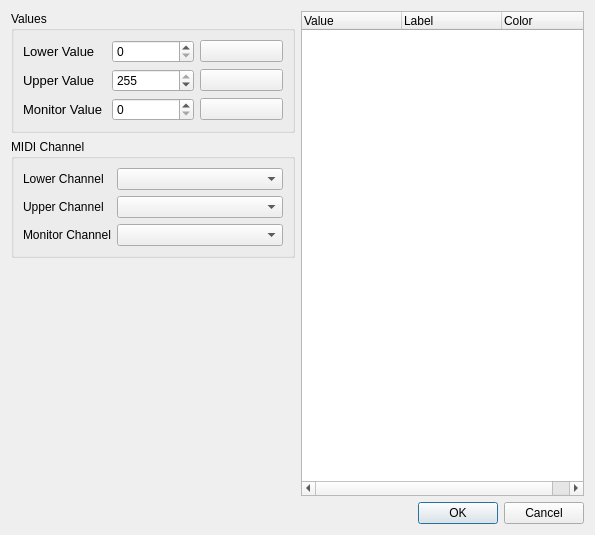
<?xml version="1.0" encoding="UTF-8"?>
<ui version="4.0">
 <class>CustomFeedbacksDialog</class>
 <widget class="QDialog" name="CustomFeedbacksDialog">
  <property name="geometry">
   <rect>
    <x>0</x>
    <y>0</y>
    <width>595</width>
    <height>535</height>
   </rect>
  </property>
  <property name="windowTitle">
   <string>Custom Feedbacks Configuration</string>
  </property>
  <layout class="QGridLayout" name="gridLayout_2">
   <item row="0" column="1" rowspan="3">
    <widget class="QTreeWidget" name="m_profileColorsTree">
     <column>
      <property name="text">
       <string>Value</string>
      </property>
     </column>
     <column>
      <property name="text">
       <string>Label</string>
      </property>
     </column>
     <column>
      <property name="text">
       <string>Color</string>
      </property>
     </column>
    </widget>
   </item>
   <item row="0" column="0">
    <widget class="QGroupBox" name="groupBox">
     <property name="sizePolicy">
      <sizepolicy hsizetype="Expanding" vsizetype="Preferred">
       <horstretch>0</horstretch>
       <verstretch>0</verstretch>
      </sizepolicy>
     </property>
     <property name="title">
      <string>Values</string>
     </property>
     <layout class="QGridLayout" name="gridLayout">
      <item row="0" column="0">
       <widget class="QLabel" name="m_lowerLabel">
        <property name="font">
         <font>
          <pointsize>10</pointsize>
         </font>
        </property>
        <property name="text">
         <string>Lower Value</string>
        </property>
       </widget>
      </item>
      <item row="2" column="1">
       <widget class="QSpinBox" name="m_monitorSpin">
        <property name="maximum">
         <number>255</number>
        </property>
       </widget>
      </item>
      <item row="0" column="1">
       <widget class="QSpinBox" name="m_lowerSpin">
        <property name="maximum">
         <number>255</number>
        </property>
       </widget>
      </item>
      <item row="2" column="0">
       <widget class="QLabel" name="m_monitorLabel">
        <property name="font">
         <font>
          <pointsize>10</pointsize>
         </font>
        </property>
        <property name="text">
         <string>Monitor Value</string>
        </property>
       </widget>
      </item>
      <item row="1" column="0">
       <widget class="QLabel" name="m_upperLabel">
        <property name="font">
         <font>
          <pointsize>10</pointsize>
         </font>
        </property>
        <property name="text">
         <string>Upper Value</string>
        </property>
       </widget>
      </item>
      <item row="1" column="1">
       <widget class="QSpinBox" name="m_upperSpin">
        <property name="minimum">
         <number>0</number>
        </property>
        <property name="maximum">
         <number>255</number>
        </property>
        <property name="value">
         <number>255</number>
        </property>
       </widget>
      </item>
      <item row="0" column="2">
       <widget class="QPushButton" name="m_lowerColor">
        <property name="toolTip">
         <string>Color Selection</string>
        </property>
        <property name="text">
         <string notr="true"/>
        </property>
       </widget>
      </item>
      <item row="1" column="2">
       <widget class="QPushButton" name="m_upperColor">
        <property name="toolTip">
         <string>Color Selection</string>
        </property>
        <property name="text">
         <string notr="true"/>
        </property>
       </widget>
      </item>
      <item row="2" column="2">
       <widget class="QPushButton" name="m_monitorColor">
        <property name="toolTip">
         <string>Color Selection</string>
        </property>
        <property name="text">
         <string notr="true"/>
        </property>
       </widget>
      </item>
     </layout>
    </widget>
   </item>
   <item row="2" column="0">
    <spacer name="verticalSpacer">
     <property name="orientation">
      <enum>Qt::Vertical</enum>
     </property>
     <property name="sizeHint" stdset="0">
      <size>
       <width>20</width>
       <height>40</height>
      </size>
     </property>
    </spacer>
   </item>
   <item row="3" column="0" colspan="2">
    <widget class="QDialogButtonBox" name="buttonBox">
     <property name="orientation">
      <enum>Qt::Horizontal</enum>
     </property>
     <property name="standardButtons">
      <set>QDialogButtonBox::Cancel|QDialogButtonBox::Ok</set>
     </property>
    </widget>
   </item>
   <item row="1" column="0">
    <widget class="QGroupBox" name="m_midiChannelGroup">
     <property name="title">
      <string>MIDI Channel</string>
     </property>
     <layout class="QGridLayout" name="gridLayout_3">
      <item row="1" column="0">
       <widget class="QLabel" name="label_2">
        <property name="text">
         <string>Upper Channel</string>
        </property>
       </widget>
      </item>
      <item row="0" column="0">
       <widget class="QLabel" name="label">
        <property name="sizePolicy">
         <sizepolicy hsizetype="Minimum" vsizetype="Preferred">
          <horstretch>0</horstretch>
          <verstretch>0</verstretch>
         </sizepolicy>
        </property>
        <property name="text">
         <string>Lower Channel</string>
        </property>
       </widget>
      </item>
      <item row="0" column="1">
       <widget class="QComboBox" name="m_lowerChannelCombo">
        <property name="sizePolicy">
         <sizepolicy hsizetype="MinimumExpanding" vsizetype="Fixed">
          <horstretch>0</horstretch>
          <verstretch>0</verstretch>
         </sizepolicy>
        </property>
       </widget>
      </item>
      <item row="1" column="1">
       <widget class="QComboBox" name="m_upperChannelCombo"/>
      </item>
      <item row="2" column="0">
       <widget class="QLabel" name="label_3">
        <property name="text">
         <string>Monitor Channel</string>
        </property>
       </widget>
      </item>
      <item row="2" column="1">
       <widget class="QComboBox" name="m_monitorChannelCombo"/>
      </item>
     </layout>
    </widget>
   </item>
  </layout>
 </widget>
 <resources/>
 <connections>
  <connection>
   <sender>buttonBox</sender>
   <signal>accepted()</signal>
   <receiver>CustomFeedbacksDialog</receiver>
   <slot>accept()</slot>
   <hints>
    <hint type="sourcelabel">
     <x>248</x>
     <y>254</y>
    </hint>
    <hint type="destinationlabel">
     <x>157</x>
     <y>274</y>
    </hint>
   </hints>
  </connection>
  <connection>
   <sender>buttonBox</sender>
   <signal>rejected()</signal>
   <receiver>CustomFeedbacksDialog</receiver>
   <slot>reject()</slot>
   <hints>
    <hint type="sourcelabel">
     <x>316</x>
     <y>260</y>
    </hint>
    <hint type="destinationlabel">
     <x>286</x>
     <y>274</y>
    </hint>
   </hints>
  </connection>
 </connections>
</ui>
